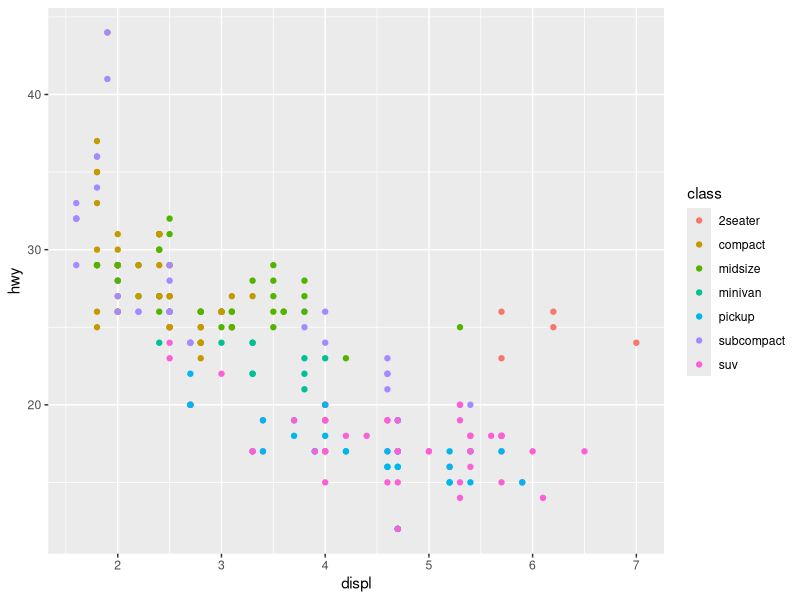
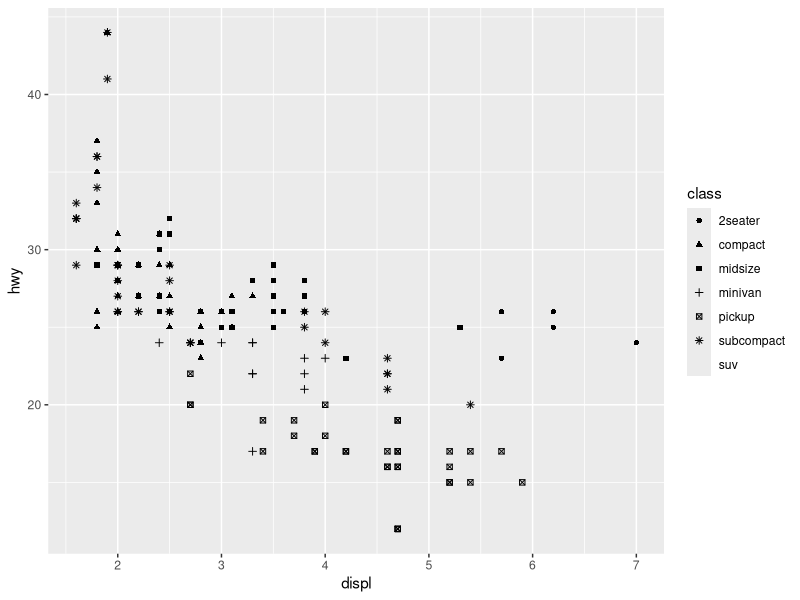
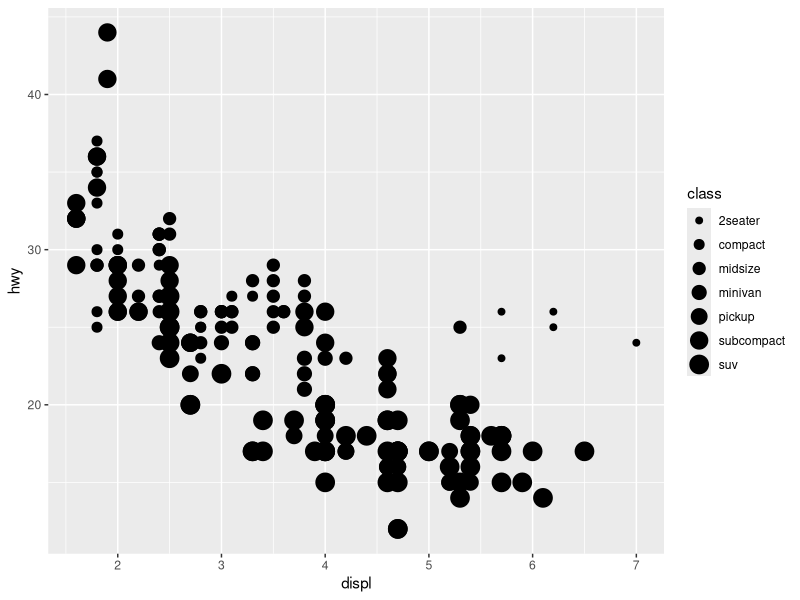
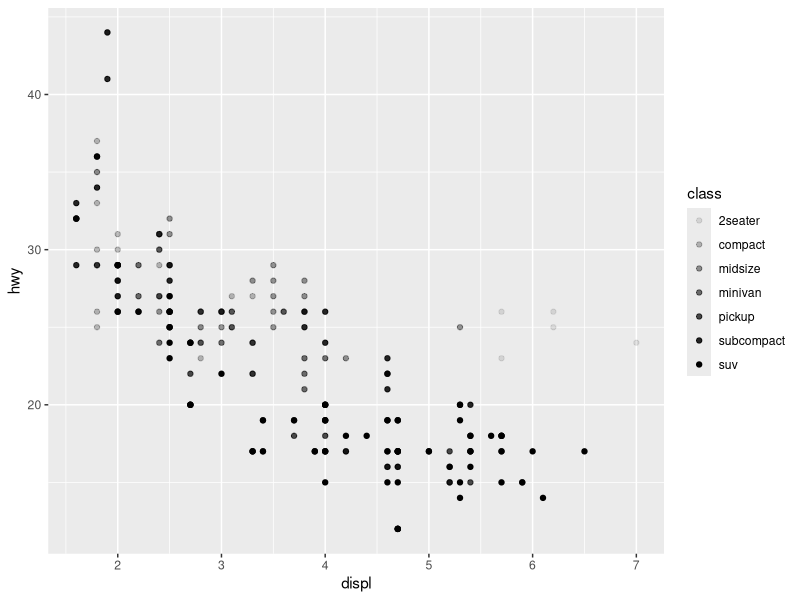
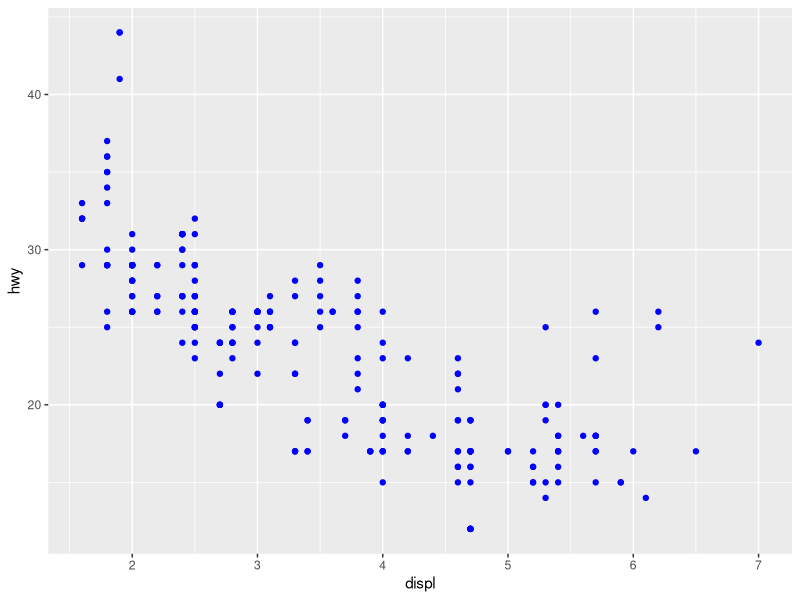
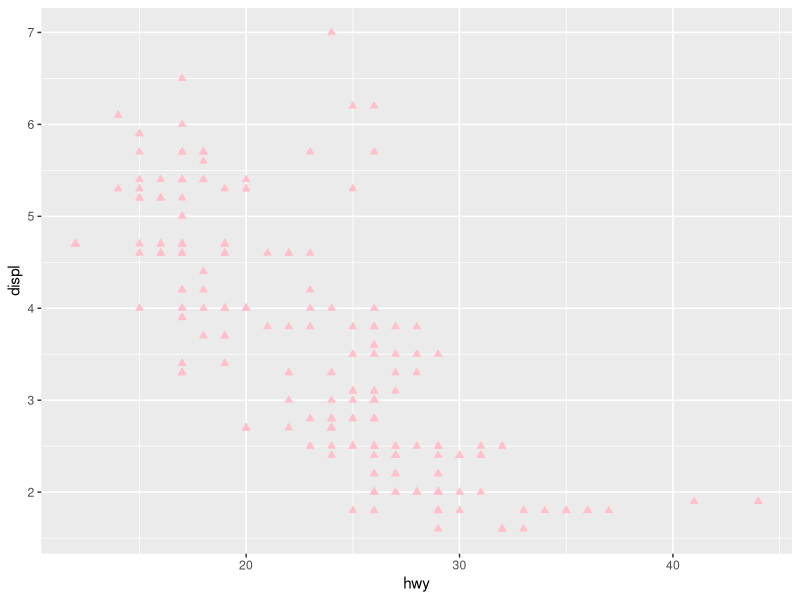
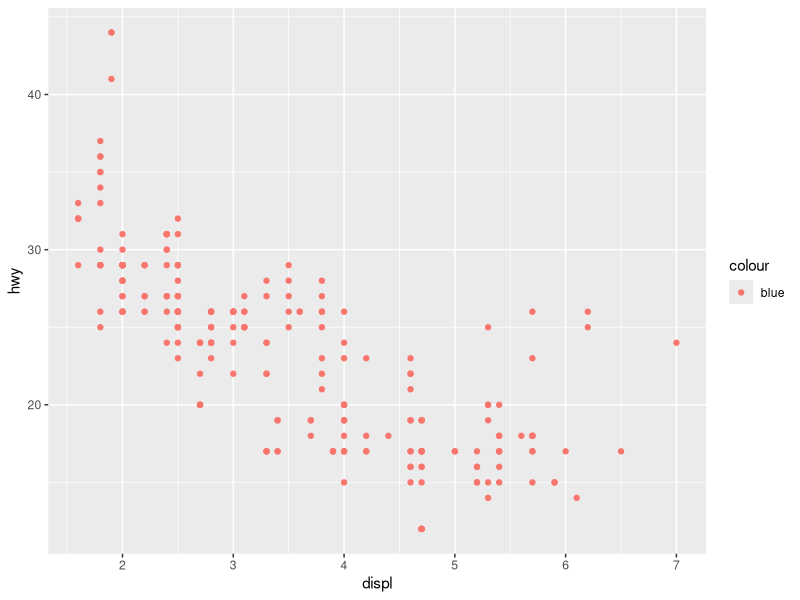
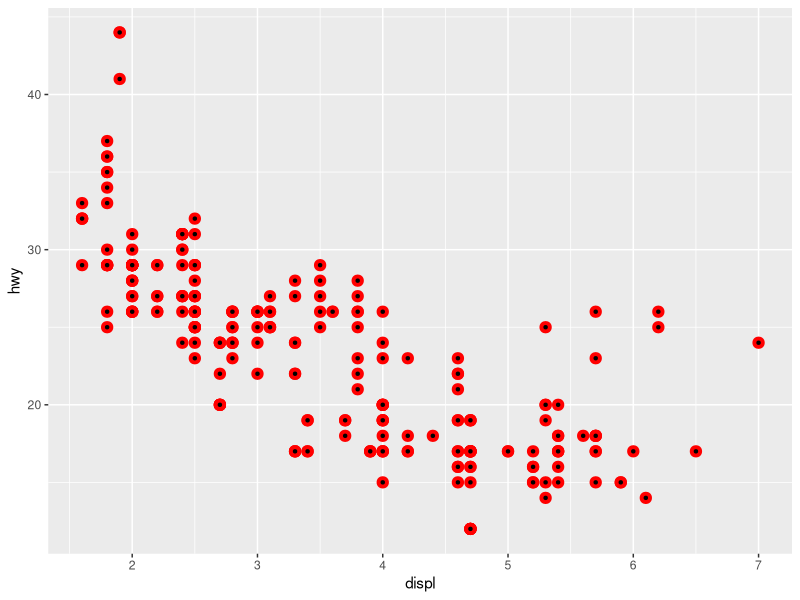

Generate these figures, in order, with R: (Note: this script raises an error after producing the figures.)
library(tidyverse)

mpg
?mpg

# Left
# fig1
ggplot(mpg, aes(x = displ, y = hwy, color = class)) +
  geom_point()

# Right
# fig2
ggplot(mpg, aes(x = displ, y = hwy, shape = class)) +
  geom_point()
#> Warning: The shape palette can deal with a maximum of 6 discrete values because more
#> than 6 becomes difficult to discriminate
#> ℹ you have requested 7 values. Consider specifying shapes manually if you
#>   need that many have them.
#> Warning: Removed 62 rows containing missing values or values outside the scale range
#> (`geom_point()`).



# We can map class to size or alpha aesthetics as well, which control the size and the transparency of the points, respectively.
# Left
# fig3
ggplot(mpg, aes(x = displ, y = hwy, size = class)) +
  geom_point()
#> Warning: Using size for a discrete variable is not advised.

# Right
# fig4
ggplot(mpg, aes(x = displ, y = hwy, alpha = class)) +
  geom_point()
#> Warning: Using alpha for a discrete variable is not advised.




# IMPORTANT: Both of these(above) produce warnings as well: Using alpha for a discrete variable is not advised.
# Mapping an unordered discrete (categorical) variable (class) to an ordered aesthetic (size or alpha) is generally not a good idea because it implies a ranking that does not in fact exist.

# Once you map an aesthetic, ggplot2 takes care of the rest. It selects a reasonable scale to use with the aesthetic, and it constructs a legend that explains the mapping between levels and values. For x and y aesthetics, ggplot2 does not create a legend, but it creates an axis line with tick marks and a label. The axis line provides the same information as a legend; it explains the mapping between locations and values.


# You can also set the visual properties of your geom manually as an argument of your geom function (outside of aes()) instead of relying on a variable mapping to determine the appearance. For example, we can make all of the points in our plot blue:
ggplot(mpg, aes(x = displ, y = hwy)) +
  geom_point(color = "blue")
# the color here does not convey information about a variable, just changes the appearance. PICK A VALUE THAT MAKES SENSE FOR THAT AESTHETIC




# 9.2.1 Exercises ----------------------------------------------------------
# Create a scatterplot of hwy vs. displ where the points are pink filled in triangles.
# fig5
ggplot(
  mpg,
  aes(hwy, displ)
) +
  geom_point(
    color = "pink", # Set the color of the points to pink
    fill = "pink", # Set the fill color to pink
    shape = 24 # Set the shape of the points (e.g., 24 for a FILLED triangle)
  )


# Why did the following code not result in a plot with blue points?
# ans: The reason why the color is not changing is because the when I use aes(color = "blue"), ggplot interprets "blue" as a categorical variable, not as an actual color. As a result, it doesn't apply the blue color to the points
# fig6
ggplot(mpg) +
  geom_point(aes(x = displ, y = hwy, color = "blue"))



# What does the stroke aesthetic do? What shapes does it work with? (Hint: use ?geom_point)
# ans: controls the width of the border (or outline) of shapes that have both a fill and an outline. This aesthetic is specifically applicable to point shapes that have both a fill and color aesthetic, which include shapes 21 through 25.
# fig6
ggplot(mpg) +
  geom_point(aes(x = displ, y = hwy),
    shape = 21, # Circle with both fill and outline
    color = "red", # Outline color
    fill = "black", # Fill color
    stroke = 2
  ) # Thickness of the outline



# What happens if you map an aesthetic to something other than a variable name, like aes(color = displ < 5)? Note, you’ll also need to specify x and y.
# ans: is being evaluated in the global environment, where displ doesn't exist as an object.
mpg
ggplot(mpg) +
  geom_point(aes(x = displ, y = hwy),
    shape = 21, # Circle with both fill and outline
    color = displ < 5, # Outline color
    fill = "black", # Fill color
    stroke = 2
  ) # Thickness of the outline

# To correctly map the color based on the displ variable, you need to use the aes() function within geom_point(). This will ensure that displ is correctly evaluated within the context of the mpg dataset.
# fig7
ggplot(mpg) +
  geom_point(aes(x = displ, y = hwy, color = displ < 4),
    shape = 21, # Circle with both fill and outline
    fill = "orange", # Fill color
    stroke = 2
  ) # Thickness of the outline









# 9.3 Geometric objects --------------------------------------------------------


# Left - point geoms
# fig8
ggplot(mpg, aes(x = displ, y = hwy)) +
  geom_point()

# Right - smooth geom
# fig9
ggplot(mpg, aes(x = displ, y = hwy)) +
  geom_smooth()
#> `geom_smooth()` using method = 'loess' and formula = 'y ~ x'






# Every geom function in ggplot2 takes a mapping argument, either defined locally in the geom layer or globally in the ggplot() layer. However, not every aesthetic works with every geom. You could set the shape of a point, but you couldn’t set the “shape” of a line. If you try, ggplot2 will silently ignore that aesthetic mapping. On the other hand, you could set the linetype of a line. geom_smooth() will draw a different line, with a different linetype, for each unique value of the variable that you map to linetype.

# Left - geom smooth draws a different line
# fig10
ggplot(mpg, aes(x = displ, y = hwy, shape = drv)) +
  geom_smooth()

# Right - geom smooth draws using different line types
# fig11
ggplot(mpg, aes(x = displ, y = hwy, linetype = drv)) +
  geom_smooth()






# Here, geom_smooth() separates the cars into three lines based on their drv value, which describes a car’s drive train. One line describes all of the points that have a 4 value, one line describes all of the points that have an f value, and one line describes all of the points that have an r value. Here, 4 stands for four-wheel drive, f for front-wheel drive, and r for rear-wheel drive.

# If this sounds strange, we can make it clearer by overlaying the lines on top of the raw data and then coloring everything according to drv.

# fig12
ggplot(mpg, aes(x = displ, y = hwy, color = drv)) +
  geom_point() +
  geom_smooth(aes(linetype = drv))






# Many geoms, like geom_smooth(), use a single geometric object to display multiple rows of data. For these geoms, you can set the group aesthetic to a categorical variable to draw multiple objects. ggplot2 will draw a separate object for each unique value of the grouping variable. In practice, ggplot2 will automatically group the data for these geoms whenever you map an aesthetic to a discrete variable (as in the linetype example). It is convenient to rely on this feature because the group aesthetic by itself does not add a legend or distinguishing features to the geoms.
# Left
ggplot(mpg, aes(x = displ, y = hwy)) +
  geom_smooth()

# Middle
ggplot(mpg, aes(x = displ, y = hwy)) +
  geom_smooth(aes(group = drv))

# Right
ggplot(mpg, aes(x = displ, y = hwy)) +
  geom_smooth(aes(color = drv), show.legend = FALSE)





# If you place mappings in a geom function, ggplot2 will treat them as local mappings for the layer. It will use these mappings to extend or overwrite the global mappings for that layer only. This makes it possible to display different aesthetics in different layers.

# fig13 - styles the points but not the line
ggplot(mpg, aes(x = displ, y = hwy)) +
  geom_point(aes(color = class)) +
  geom_smooth()




# You can use the same idea to specify different data for each layer. Here, we use red points as well as open circles to highlight two-seater cars. The local data argument in geom_point() overrides the global data argument in ggplot() for that layer only.

# fig14
ggplot(mpg, aes(x = displ, y = hwy)) +
  geom_point() +
  geom_point(
    data = mpg |> filter(class == "2seater"),
    color = "red"
  ) +
  geom_point(
    data = mpg |> filter(class == "2seater"),
    shape = "circle open", size = 3, color = "red"
  ) +
  geom_point(
    data = mpg |> filter(class == "midsize"),
    shape = 15, size = 2, color = "blue"
  ) +
  geom_point(
    data = mpg |> filter(class == "minivan"),
    shape = 15, size = 2, color = "pink"
  )
?mpg

mpg |>
  pull(class) |>
  unique()



# Geoms are the fundamental building blocks of ggplot2. You can completely transform the look of your plot by changing its geom, and different geoms can reveal different features of your data. For example, the histogram and density plot below reveal that the distribution of highway mileage is bimodal and right skewed while the boxplot reveals two potential outliers.

# Left
ggplot(mpg, aes(x = hwy)) +
  geom_histogram(binwidth = 2)

# Middle
ggplot(mpg, aes(x = hwy)) +
  geom_density()

# Right
ggplot(mpg, aes(x = hwy)) +
  geom_boxplot()




# LINK TO SEE ALL AVAILABLE GEOMS IN GGPLOT2: https://ggplot2.tidyverse.org/reference/
# For example, try the ggridges package: https://wilkelab.org/ggridges/
install.packages("ggridges")
library(ggridges)

# fig15
ggplot(mpg, aes(x = hwy, y = drv, fill = drv, color = drv)) +
  geom_density_ridges(alpha = 0.5, show.legend = FALSE)
#> Picking joint bandwidth of 1.28




# 9.3.1 Exercises
# What geom would you use to draw a line chart? A boxplot? A histogram? An area chart?
# ans: I would use geom_line. An area chart may also provide a great informational visual. Also, instead of a histogram, I'd use a frequency polygon.


# Earlier in this chapter we used show.legend without explaining it:
ggplot(mpg, aes(x = displ, y = hwy)) +
  geom_smooth(aes(color = drv), show.legend = TRUE)
# What does show.legend = FALSE do here? What happens if you remove it? Why do you think we used it earlier?
# ans: it hides any the labels of the plots aesthetics such as the color, shape, size, etc.


# What does the se argument to geom_smooth() do?
# ans: Display confidence interval around smooth? (TRUE by default, see level to control.). its that grey thing around the line
ggplot(mpg, aes(x = displ, y = hwy)) +
  geom_smooth(aes(color = drv), show.legend = TRUE, se = TRUE)
?geom_smooth


# Recreate the R code necessary to generate the following graphs. Note that wherever a categorical variable is used in the plot, it’s drv.
# Link to exercise plot examples to recreate: https://r4ds.hadley.nz/layers#exercises-1
# tackling them in a row-wise direction

# plot1
#fig16
ggplot(mpg, aes(displ, hwy)) +
  geom_point(shape = 16) +
  geom_smooth(se = FALSE)
ggsave(filename = "Exercise Graphs/9 Layers/9.3.1/Fig16 - Plot1.png")

# plot2
ggplot(mpg, aes(displ, hwy)) +
  geom_smooth(se = FALSE) +
  geom_smooth(aes(group = drv), se = FALSE) +
  geom_point(shape = 16, size = 4)
ggsave(filename = "Exercise Graphs/9 Layers/9.3.1/Fig17 - Plot2.png")
?mpg
?geom_smooth

# plot3
ggplot(mpg, aes(displ, hwy, color = drv)) +
  geom_point(
    shape = 16,
    size = 5
  ) +
  geom_smooth(se = FALSE)
ggsave(filename = "Exercise Graphs/9 Layers/9.3.1/Fig18 - Plot3.png")

# plot4
ggplot(mpg, aes(displ, hwy)) +
  geom_point(
    mapping = aes(color = drv),
    shape = 16,
    size = 5
  ) +
  geom_smooth(se = FALSE, size = 3)
ggsave(filename = "Exercise Graphs/9 Layers/9.3.1/Fig19 - Plot4.png")

# plot5
ggplot(mpg, aes(displ, hwy)) +
  geom_point(
    mapping = aes(color = drv),
    shape = 16,
    size = 5
  ) +
  geom_smooth(
    aes(linetype = drv),
    se = FALSE,
    size = 2
  )
ggsave(filename = "Exercise Graphs/9 Layers/9.3.1/Fig20 - Plot5.png")

# plot6
ggplot(mpg, aes(displ, hwy)) +
  geom_point(
    mapping = aes(fill = drv),  # Fill color based on drv
    shape = 21,                 # Shape with a fill and stroke
    size = 4,
    color = "white",            # Stroke color (outline) set to white
    stroke = 2,                  # Stroke width
  ) +
ggsave(filename = "Exercise Graphs/9 Layers/9.3.1/Fig21 - Plot6.png")





# 9.4 Facets -------------------------------------------------------------
#In Chapter 1 you learned about faceting with facet_wrap(), which splits a plot into subplots that each display one subset of the data based on a categorical variable.
?mpg
#fig22
ggplot(mpg, aes(x = displ, y = hwy)) + 
  geom_point() + 
  facet_wrap(~cyl)



#To facet your plot with the combination of two variables, switch from facet_wrap() to facet_grid(). The first argument of facet_grid() is also a formula, but now it’s a double sided formula: rows ~ cols.
#fig23
ggplot(
  mpg,
  aes(displ, hwy)
) +
  geom_point() +
  facet_grid(drv ~ cyl)


#By default each of the facets share the same scale and range for x and y axes. This is useful when you want to compare data across facets but it can be limiting when you want to visualize the relationship within each facet better. Setting the scales argument in a faceting function to "free_x" will allow for different scales of x-axis across columns, "free_y" will allow for different scales on y-axis across rows, and "free" will allow both.
#fig24
ggplot(mpg, aes(x = displ, y = hwy)) + 
  geom_point() + 
  facet_grid(drv ~ cyl, scales = "free")





# 9.4.1 Exercises -------------------------------------------------------------
#What happens if you facet on a continuous variable?
#ans: The continous variable is divided into intervals and the points are displayed inside those intervals
?mpg
mpg
ggplot(mpg, aes(x = displ, y = hwy)) + 
  geom_point() + 
  facet_grid(~hwy)
ggplot(mpg, aes(x = displ, y = hwy)) + 
  geom_point() + 
  facet_grid(~displ)


# COME BACK TO THIS PROBLEM
#What do the empty cells in the plot above with facet_grid(drv ~ cyl) mean? Run the following code. How do they relate to the resulting plot?
#ans:
ggplot(mpg) + 
  geom_point(aes(x = drv, y = cyl))





#What plots does the following code make? What does . do?
#ans: facet_grid(drv ~ .) means that the data is split into rows based on the drv variable. The . on the right side of the formula indicates that there are no columns to facet by.
#facet_grid(. ~ cyl) means that the data is split into columns based on the cyl variable. The . on the left side of the formula indicates that there are no rows to facet by.
ggplot(mpg) + 
  geom_point(aes(x = displ, y = hwy)) +
  facet_grid(drv ~ .)


ggplot(mpg) + 
  geom_point(aes(x = displ, y = hwy)) +
  facet_grid(. ~ cyl)



# 4 exercises
































